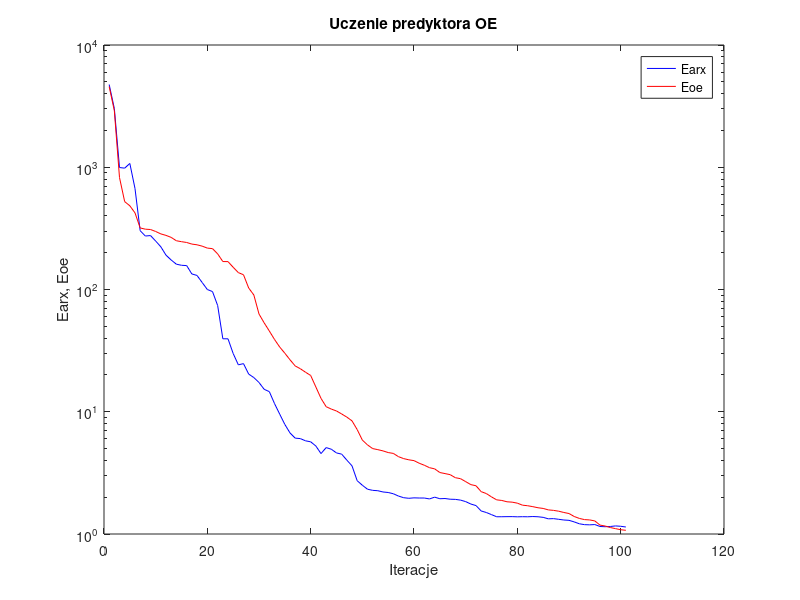
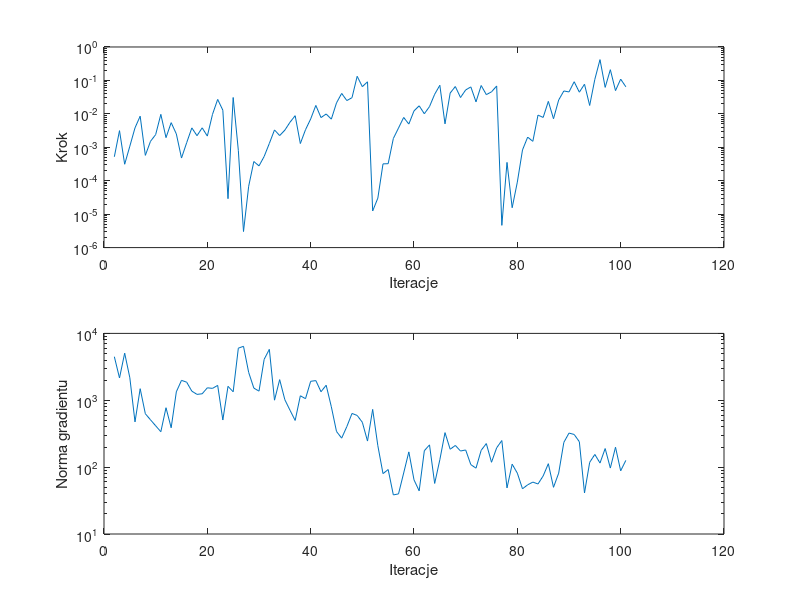

Recreate these plots in MATLAB, in order.
%uczenie predyktora oe
clear all;
n=0; farx(n+1)=4.749488e+003; foe(n+1)=4.574031e+003; wspucz(n+1)=0.000000e+000; ng(n+1)=0.000000e+000;
%odnowa zmiennej metryki
n=1; farx(n+1)=3.024731e+003; foe(n+1)=2.903769e+003; krok(n+1)=5.202484e-004; ng(n+1)=4.482388e+003;
n=2; farx(n+1)=9.948747e+002; foe(n+1)=8.234775e+002; krok(n+1)=3.146871e-003; ng(n+1)=2.155945e+003;
n=3; farx(n+1)=9.830834e+002; foe(n+1)=5.234808e+002; krok(n+1)=3.111125e-004; ng(n+1)=5.062104e+003;
n=4; farx(n+1)=1.074188e+003; foe(n+1)=4.838864e+002; krok(n+1)=1.078080e-003; ng(n+1)=2.167696e+003;
n=5; farx(n+1)=6.696358e+002; foe(n+1)=4.232602e+002; krok(n+1)=3.816075e-003; ng(n+1)=4.748679e+002;
n=6; farx(n+1)=3.025911e+002; foe(n+1)=3.188542e+002; krok(n+1)=8.510569e-003; ng(n+1)=1.489535e+003;
n=7; farx(n+1)=2.737877e+002; foe(n+1)=3.115008e+002; krok(n+1)=5.733303e-004; ng(n+1)=6.288621e+002;
n=8; farx(n+1)=2.762397e+002; foe(n+1)=3.095487e+002; krok(n+1)=1.508794e-003; ng(n+1)=5.099062e+002;
n=9; farx(n+1)=2.490483e+002; foe(n+1)=2.982652e+002; krok(n+1)=2.400181e-003; ng(n+1)=4.150687e+002;
n=10; farx(n+1)=2.235274e+002; foe(n+1)=2.849712e+002; krok(n+1)=9.661282e-003; ng(n+1)=3.385265e+002;
n=11; farx(n+1)=1.909404e+002; foe(n+1)=2.771123e+002; krok(n+1)=1.944813e-003; ng(n+1)=7.732148e+002;
n=12; farx(n+1)=1.743657e+002; foe(n+1)=2.668758e+002; krok(n+1)=5.457942e-003; ng(n+1)=3.878011e+002;
n=13; farx(n+1)=1.611098e+002; foe(n+1)=2.505009e+002; krok(n+1)=2.511123e-003; ng(n+1)=1.337806e+003;
n=14; farx(n+1)=1.577945e+002; foe(n+1)=2.461432e+002; krok(n+1)=4.770094e-004; ng(n+1)=1.984882e+003;
n=15; farx(n+1)=1.568789e+002; foe(n+1)=2.424765e+002; krok(n+1)=1.371344e-003; ng(n+1)=1.863717e+003;
n=16; farx(n+1)=1.340676e+002; foe(n+1)=2.352676e+002; krok(n+1)=3.806601e-003; ng(n+1)=1.367824e+003;
n=17; farx(n+1)=1.303359e+002; foe(n+1)=2.321373e+002; krok(n+1)=2.223715e-003; ng(n+1)=1.224595e+003;
n=18; farx(n+1)=1.140942e+002; foe(n+1)=2.262950e+002; krok(n+1)=3.818612e-003; ng(n+1)=1.249741e+003;
n=19; farx(n+1)=9.998354e+001; foe(n+1)=2.181192e+002; krok(n+1)=2.162140e-003; ng(n+1)=1.535903e+003;
n=20; farx(n+1)=9.617191e+001; foe(n+1)=2.159395e+002; krok(n+1)=9.659422e-003; ng(n+1)=1.505656e+003;
n=21; farx(n+1)=7.387653e+001; foe(n+1)=1.955444e+002; krok(n+1)=2.702970e-002; ng(n+1)=1.668321e+003;
n=22; farx(n+1)=3.952473e+001; foe(n+1)=1.693166e+002; krok(n+1)=1.287783e-002; ng(n+1)=5.068236e+002;
n=23; farx(n+1)=3.950580e+001; foe(n+1)=1.690847e+002; krok(n+1)=2.902993e-005; ng(n+1)=1.615091e+003;
n=24; farx(n+1)=2.995818e+001; foe(n+1)=1.520064e+002; krok(n+1)=3.085098e-002; ng(n+1)=1.339064e+003;
n=25; farx(n+1)=2.420090e+001; foe(n+1)=1.374846e+002; krok(n+1)=8.069310e-004; ng(n+1)=6.015800e+003;
%odnowa zmiennej metryki
n=26; farx(n+1)=2.475477e+001; foe(n+1)=1.319854e+002; krok(n+1)=3.021959e-006; ng(n+1)=6.411705e+003;
n=27; farx(n+1)=2.033189e+001; foe(n+1)=1.029016e+002; krok(n+1)=6.836820e-005; ng(n+1)=2.607751e+003;
n=28; farx(n+1)=1.903789e+001; foe(n+1)=9.018501e+001; krok(n+1)=3.748417e-004; ng(n+1)=1.520916e+003;
n=29; farx(n+1)=1.734998e+001; foe(n+1)=6.302524e+001; krok(n+1)=2.778542e-004; ng(n+1)=1.368968e+003;
n=30; farx(n+1)=1.526161e+001; foe(n+1)=5.336220e+001; krok(n+1)=5.322828e-004; ng(n+1)=4.097807e+003;
n=31; farx(n+1)=1.460381e+001; foe(n+1)=4.574162e+001; krok(n+1)=1.303603e-003; ng(n+1)=5.770750e+003;
n=32; farx(n+1)=1.167310e+001; foe(n+1)=3.904715e+001; krok(n+1)=3.303815e-003; ng(n+1)=1.002902e+003;
n=33; farx(n+1)=9.574937e+000; foe(n+1)=3.386872e+001; krok(n+1)=2.239224e-003; ng(n+1)=2.034811e+003;
n=34; farx(n+1)=7.874470e+000; foe(n+1)=3.011725e+001; krok(n+1)=3.253129e-003; ng(n+1)=1.019793e+003;
n=35; farx(n+1)=6.711853e+000; foe(n+1)=2.661891e+001; krok(n+1)=5.608324e-003; ng(n+1)=7.086709e+002;
n=36; farx(n+1)=6.084565e+000; foe(n+1)=2.371075e+001; krok(n+1)=8.806488e-003; ng(n+1)=4.991480e+002;
n=37; farx(n+1)=6.031180e+000; foe(n+1)=2.248540e+001; krok(n+1)=1.293420e-003; ng(n+1)=1.167437e+003;
n=38; farx(n+1)=5.785126e+000; foe(n+1)=2.105637e+001; krok(n+1)=3.349706e-003; ng(n+1)=1.055905e+003;
n=39; farx(n+1)=5.677929e+000; foe(n+1)=1.980944e+001; krok(n+1)=7.032104e-003; ng(n+1)=1.921075e+003;
n=40; farx(n+1)=5.246949e+000; foe(n+1)=1.596543e+001; krok(n+1)=1.785858e-002; ng(n+1)=1.968733e+003;
n=41; farx(n+1)=4.549679e+000; foe(n+1)=1.286497e+001; krok(n+1)=7.737158e-003; ng(n+1)=1.341377e+003;
n=42; farx(n+1)=5.092032e+000; foe(n+1)=1.099905e+001; krok(n+1)=9.904093e-003; ng(n+1)=1.678359e+003;
n=43; farx(n+1)=4.935467e+000; foe(n+1)=1.051530e+001; krok(n+1)=6.947618e-003; ng(n+1)=7.989880e+002;
n=44; farx(n+1)=4.603379e+000; foe(n+1)=1.014555e+001; krok(n+1)=2.128042e-002; ng(n+1)=3.412754e+002;
n=45; farx(n+1)=4.501386e+000; foe(n+1)=9.590930e+000; krok(n+1)=4.086147e-002; ng(n+1)=2.713369e+002;
n=46; farx(n+1)=4.020269e+000; foe(n+1)=9.039160e+000; krok(n+1)=2.497713e-002; ng(n+1)=4.040547e+002;
n=47; farx(n+1)=3.610963e+000; foe(n+1)=8.425984e+000; krok(n+1)=3.043820e-002; ng(n+1)=6.349470e+002;
n=48; farx(n+1)=2.729535e+000; foe(n+1)=7.151310e+000; krok(n+1)=1.328156e-001; ng(n+1)=5.930642e+002;
n=49; farx(n+1)=2.505393e+000; foe(n+1)=5.865746e+000; krok(n+1)=6.504518e-002; ng(n+1)=4.684521e+002;
n=50; farx(n+1)=2.324740e+000; foe(n+1)=5.355649e+000; krok(n+1)=9.091272e-002; ng(n+1)=2.454105e+002;
%odnowa zmiennej metryki
n=51; farx(n+1)=2.275684e+000; foe(n+1)=4.996653e+000; krok(n+1)=1.245057e-005; ng(n+1)=7.304454e+002;
n=52; farx(n+1)=2.259750e+000; foe(n+1)=4.897272e+000; krok(n+1)=3.014162e-005; ng(n+1)=2.092624e+002;
n=53; farx(n+1)=2.206786e+000; foe(n+1)=4.784588e+000; krok(n+1)=3.192302e-004; ng(n+1)=8.003037e+001;
n=54; farx(n+1)=2.185708e+000; foe(n+1)=4.637450e+000; krok(n+1)=3.229906e-004; ng(n+1)=9.200660e+001;
n=55; farx(n+1)=2.134379e+000; foe(n+1)=4.562705e+000; krok(n+1)=1.830478e-003; ng(n+1)=3.842663e+001;
n=56; farx(n+1)=2.043168e+000; foe(n+1)=4.290411e+000; krok(n+1)=3.765398e-003; ng(n+1)=3.977384e+001;
n=57; farx(n+1)=1.981033e+000; foe(n+1)=4.136812e+000; krok(n+1)=7.809264e-003; ng(n+1)=8.165846e+001;
n=58; farx(n+1)=1.959299e+000; foe(n+1)=4.044374e+000; krok(n+1)=4.952046e-003; ng(n+1)=1.690326e+002;
n=59; farx(n+1)=1.975682e+000; foe(n+1)=3.982695e+000; krok(n+1)=1.226153e-002; ng(n+1)=6.453229e+001;
n=60; farx(n+1)=1.969566e+000; foe(n+1)=3.793765e+000; krok(n+1)=1.740861e-002; ng(n+1)=4.416787e+001;
n=61; farx(n+1)=1.969228e+000; foe(n+1)=3.651063e+000; krok(n+1)=1.007731e-002; ng(n+1)=1.760038e+002;
n=62; farx(n+1)=1.936008e+000; foe(n+1)=3.487421e+000; krok(n+1)=1.650507e-002; ng(n+1)=2.152578e+002;
n=63; farx(n+1)=2.002042e+000; foe(n+1)=3.410681e+000; krok(n+1)=3.854743e-002; ng(n+1)=5.704811e+001;
n=64; farx(n+1)=1.943147e+000; foe(n+1)=3.183222e+000; krok(n+1)=7.157273e-002; ng(n+1)=1.288936e+002;
n=65; farx(n+1)=1.950999e+000; foe(n+1)=3.120849e+000; krok(n+1)=5.022246e-003; ng(n+1)=3.280724e+002;
n=66; farx(n+1)=1.925483e+000; foe(n+1)=3.057485e+000; krok(n+1)=4.194258e-002; ng(n+1)=1.851094e+002;
n=67; farx(n+1)=1.919789e+000; foe(n+1)=2.887797e+000; krok(n+1)=6.563449e-002; ng(n+1)=2.110131e+002;
n=68; farx(n+1)=1.893521e+000; foe(n+1)=2.835669e+000; krok(n+1)=3.085256e-002; ng(n+1)=1.742322e+002;
n=69; farx(n+1)=1.840861e+000; foe(n+1)=2.681959e+000; krok(n+1)=5.184392e-002; ng(n+1)=1.805962e+002;
n=70; farx(n+1)=1.758502e+000; foe(n+1)=2.534695e+000; krok(n+1)=6.402713e-002; ng(n+1)=1.089437e+002;
n=71; farx(n+1)=1.708177e+000; foe(n+1)=2.480983e+000; krok(n+1)=2.284436e-002; ng(n+1)=9.651605e+001;
n=72; farx(n+1)=1.543275e+000; foe(n+1)=2.220825e+000; krok(n+1)=7.045190e-002; ng(n+1)=1.784903e+002;
n=73; farx(n+1)=1.499121e+000; foe(n+1)=2.141885e+000; krok(n+1)=3.758985e-002; ng(n+1)=2.250676e+002;
n=74; farx(n+1)=1.440351e+000; foe(n+1)=2.011529e+000; krok(n+1)=4.544795e-002; ng(n+1)=1.182255e+002;
n=75; farx(n+1)=1.383691e+000; foe(n+1)=1.902940e+000; krok(n+1)=6.817447e-002; ng(n+1)=1.945703e+002;
%odnowa zmiennej metryki
n=76; farx(n+1)=1.384337e+000; foe(n+1)=1.880881e+000; krok(n+1)=4.627356e-006; ng(n+1)=2.498875e+002;
n=77; farx(n+1)=1.386528e+000; foe(n+1)=1.834557e+000; krok(n+1)=3.534472e-004; ng(n+1)=4.890198e+001;
n=78; farx(n+1)=1.387310e+000; foe(n+1)=1.821815e+000; krok(n+1)=1.558957e-005; ng(n+1)=1.107377e+002;
n=79; farx(n+1)=1.382247e+000; foe(n+1)=1.787863e+000; krok(n+1)=9.108340e-005; ng(n+1)=8.125978e+001;
n=80; farx(n+1)=1.385416e+000; foe(n+1)=1.720977e+000; krok(n+1)=8.336543e-004; ng(n+1)=4.743694e+001;
n=81; farx(n+1)=1.383209e+000; foe(n+1)=1.702911e+000; krok(n+1)=2.013418e-003; ng(n+1)=5.440919e+001;
n=82; farx(n+1)=1.389646e+000; foe(n+1)=1.673549e+000; krok(n+1)=1.505777e-003; ng(n+1)=5.975073e+001;
n=83; farx(n+1)=1.383732e+000; foe(n+1)=1.639697e+000; krok(n+1)=9.175071e-003; ng(n+1)=5.597950e+001;
n=84; farx(n+1)=1.368161e+000; foe(n+1)=1.618539e+000; krok(n+1)=7.821513e-003; ng(n+1)=7.389155e+001;
n=85; farx(n+1)=1.331047e+000; foe(n+1)=1.574885e+000; krok(n+1)=2.362755e-002; ng(n+1)=1.126070e+002;
n=86; farx(n+1)=1.336003e+000; foe(n+1)=1.560600e+000; krok(n+1)=7.144846e-003; ng(n+1)=4.990374e+001;
n=87; farx(n+1)=1.319013e+000; foe(n+1)=1.536542e+000; krok(n+1)=2.592196e-002; ng(n+1)=8.127872e+001;
n=88; farx(n+1)=1.301817e+000; foe(n+1)=1.500007e+000; krok(n+1)=4.834060e-002; ng(n+1)=2.344506e+002;
n=89; farx(n+1)=1.293598e+000; foe(n+1)=1.470679e+000; krok(n+1)=4.523999e-002; ng(n+1)=3.230719e+002;
n=90; farx(n+1)=1.256287e+000; foe(n+1)=1.391145e+000; krok(n+1)=9.137743e-002; ng(n+1)=3.081191e+002;
n=91; farx(n+1)=1.212337e+000; foe(n+1)=1.341191e+000; krok(n+1)=4.446078e-002; ng(n+1)=2.398787e+002;
n=92; farx(n+1)=1.192594e+000; foe(n+1)=1.311566e+000; krok(n+1)=7.689657e-002; ng(n+1)=4.111588e+001;
n=93; farx(n+1)=1.188475e+000; foe(n+1)=1.303615e+000; krok(n+1)=1.779884e-002; ng(n+1)=1.178470e+002;
n=94; farx(n+1)=1.194815e+000; foe(n+1)=1.279374e+000; krok(n+1)=1.079418e-001; ng(n+1)=1.547968e+002;
n=95; farx(n+1)=1.152116e+000; foe(n+1)=1.182600e+000; krok(n+1)=4.188592e-001; ng(n+1)=1.151760e+002;
n=96; farx(n+1)=1.146821e+000; foe(n+1)=1.162056e+000; krok(n+1)=6.189726e-002; ng(n+1)=1.896508e+002;
n=97; farx(n+1)=1.152007e+000; foe(n+1)=1.129596e+000; krok(n+1)=2.093785e-001; ng(n+1)=9.686571e+001;
n=98; farx(n+1)=1.164456e+000; foe(n+1)=1.106361e+000; krok(n+1)=4.953895e-002; ng(n+1)=1.985135e+002;
n=99; farx(n+1)=1.156786e+000; foe(n+1)=1.084317e+000; krok(n+1)=1.091672e-001; ng(n+1)=8.810974e+001;
n=100; farx(n+1)=1.140709e+000; foe(n+1)=1.072131e+000; krok(n+1)=6.458581e-002; ng(n+1)=1.261432e+002;

figure; semilogy(farx,'b'); hold on; semilogy(foe,'r'); xlabel('Iteracje'); ylabel('Earx, Eoe'); legend('Earx','Eoe'); title('Uczenie predyktora OE');
figure; subplot(2,1,1); semilogy(krok); xlabel('Iteracje'); ylabel('Krok');
subplot(2,1,2); semilogy(ng); xlabel('Iteracje'); ylabel('Norma gradientu');
Earx=farx(n+1)
Eoe=foe(n+1)
